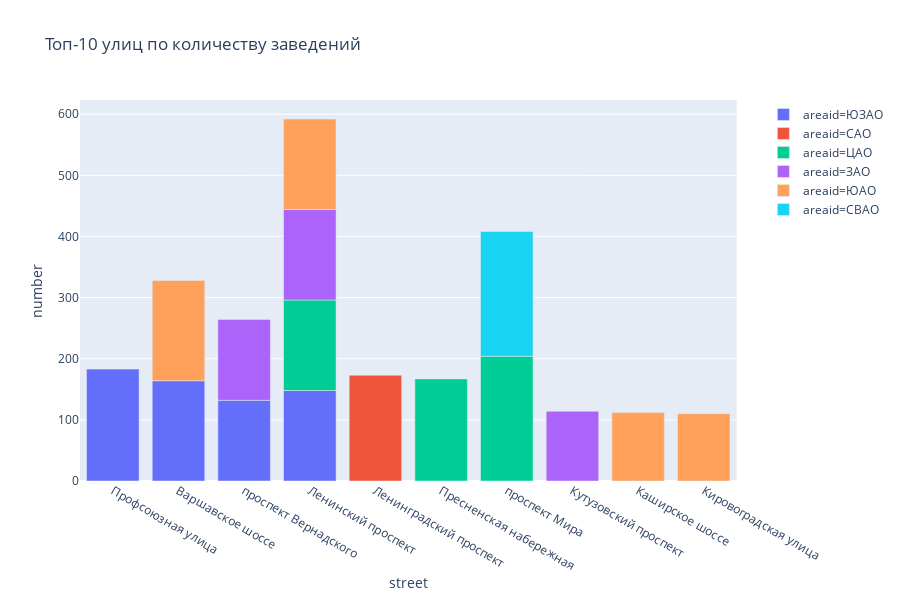

Notebook code for this chart:
### Markdown cell above
Больше всего заведений находится на проспекте Мира, находящаяся  в центральном Районе и в районе СВАО.

### Code cell
fig=px.bar(street_top10_areaid_dop,x='street', y='number', color='areaid', title='Топ-10 улиц по количеству заведений')
fig.show()

### Figure 1 — Plotly figure (JSON) as saved in the notebook; plotly's stock layout.template omitted (floating-point values rounded to 4 significant figures)
{"data": [{"alignmentgroup": "True", "hoverlabel": {"namelength": 0}, "hovertemplate": "areaid=ЮЗАО<br>street=%{x}<br>number=%{y}", "legendgroup": "areaid=ЮЗАО", "marker": {"color": "#636efa"}, "name": "areaid=ЮЗАО", "offsetgroup": "areaid=ЮЗАО", "orientation": "v", "showlegend": true, "textposition": "auto", "type": "bar", "x": ["Профсоюзная улица", "Варшавское шоссе", "проспект Вернадского", "Ленинский проспект"], "xaxis": "x", "y": [183, 164, 132, 148], "yaxis": "y"}, {"alignmentgroup": "True", "hoverlabel": {"namelength": 0}, "hovertemplate": "areaid=САО<br>street=%{x}<br>number=%{y}", "legendgroup": "areaid=САО", "marker": {"color": "#EF553B"}, "name": "areaid=САО", "offsetgroup": "areaid=САО", "orientation": "v", "showlegend": true, "textposition": "auto", "type": "bar", "x": ["Ленинградский проспект"], "xaxis": "x", "y": [173], "yaxis": "y"}, {"alignmentgroup": "True", "hoverlabel": {"namelength": 0}, "hovertemplate": "areaid=ЦАО<br>street=%{x}<br>number=%{y}", "legendgroup": "areaid=ЦАО", "marker": {"color": "#00cc96"}, "name": "areaid=ЦАО", "offsetgroup": "areaid=ЦАО", "orientation": "v", "showlegend": true, "textposition": "auto", "type": "bar", "x": ["Пресненская набережная", "проспект Мира", "Ленинский проспект"], "xaxis": "x", "y": [167, 204, 148], "yaxis": "y"}, {"alignmentgroup": "True", "hoverlabel": {"namelength": 0}, "hovertemplate": "areaid=ЗАО<br>street=%{x}<br>number=%{y}", "legendgroup": "areaid=ЗАО", "marker": {"color": "#ab63fa"}, "name": "areaid=ЗАО", "offsetgroup": "areaid=ЗАО", "orientation": "v", "showlegend": true, "textposition": "auto", "type": "bar", "x": ["Кутузовский проспект", "проспект Вернадского", "Ленинский проспект"], "xaxis": "x", "y": [114, 132, 148], "yaxis": "y"}, {"alignmentgroup": "True", "hoverlabel": {"namelength": 0}, "hovertemplate": "areaid=ЮАО<br>street=%{x}<br>number=%{y}", "legendgroup": "areaid=ЮАО", "marker": {"color": "#FFA15A"}, "name": "areaid=ЮАО", "offsetgroup": "areaid=ЮАО", "orientation": "v", "showlegend": true, "textposition": "auto", "type": "bar", "x": ["Каширское шоссе", "Кировоградская улица", "Варшавское шоссе", "Ленинский проспект"], "xaxis": "x", "y": [112, 110, 164, 148], "yaxis": "y"}, {"alignmentgroup": "True", "hoverlabel": {"namelength": 0}, "hovertemplate": "areaid=СВАО<br>street=%{x}<br>number=%{y}", "legendgroup": "areaid=СВАО", "marker": {"color": "#19d3f3"}, "name": "areaid=СВАО", "offsetgroup": "areaid=СВАО", "orientation": "v", "showlegend": true, "textposition": "auto", "type": "bar", "x": ["проспект Мира"], "xaxis": "x", "y": [204], "yaxis": "y"}], "layout": {"barmode": "relative", "height": 600, "legend": {"tracegroupgap": 0}, "title": {"text": "Топ-10 улиц по количеству заведений"}, "xaxis": {"anchor": "y", "domain": [0, 0.98], "title": {"text": "street"}}, "yaxis": {"anchor": "x", "domain": [0, 1], "title": {"text": "number"}}}}
